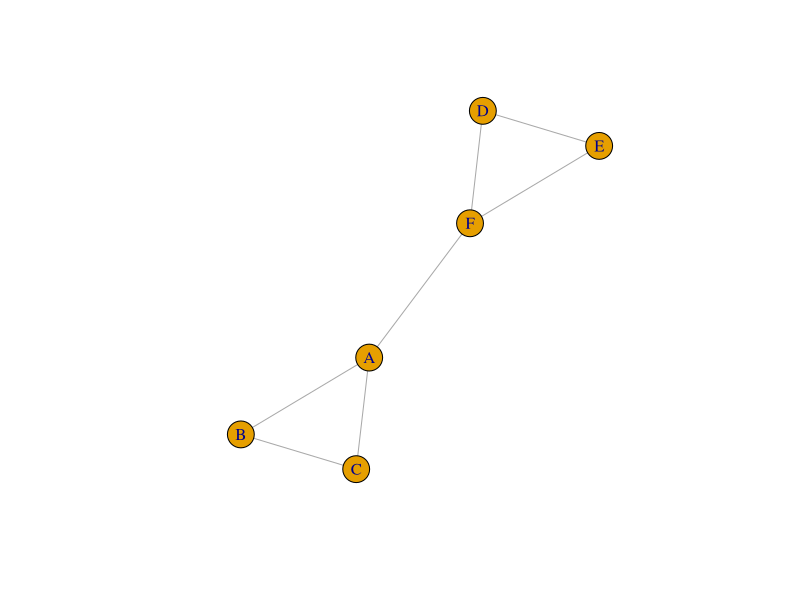
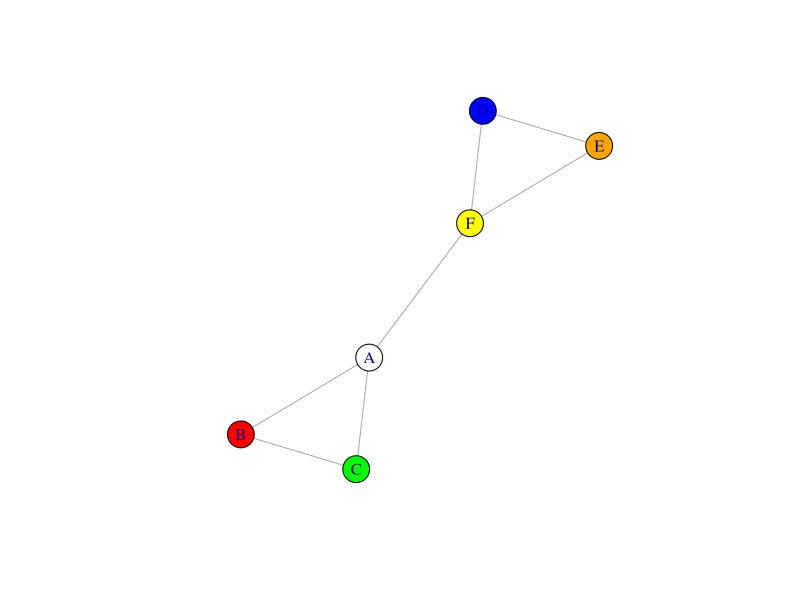
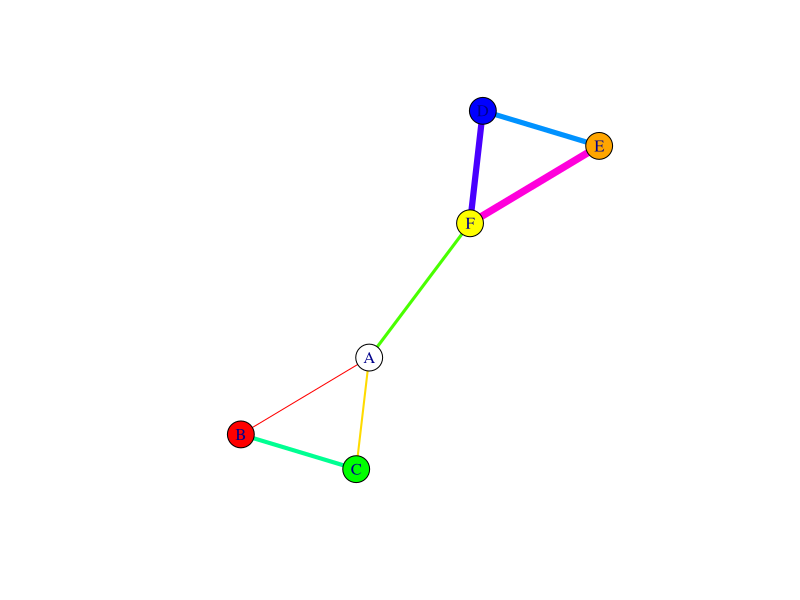

Generate these figures, in order, with R:
## ---- chunk 1
library(knitr)
knitr::opts_chunk$set(fig.width=6, fig.height=4) 
## ---- chunk 2
 library(igraph) #load the package 
?graph_from_adjacency_matrix
## ---- chunk 3
g=make_graph(~A-B-C-A, D-E-F-D, A-F) 
set.seed(2)
plot(g)
## ---- chunk 4
class(g)
## ---- chunk 5
g
## ---- chunk 6
V(g) #look up vertices 
E(g) #look up edges
## ---- chunk 7
V(g)$name
## ---- chunk 8
V(g)$color=c("white", "red", "green", "blue", "orange", "yellow") #a random set of colors 
set.seed(2)
plot(g)
## ---- chunk 9
E(g)$width=1:7
E(g)$color=rainbow(7) #rainbow() function chooses a specified number of colors 
set.seed(2)
plot(g)
